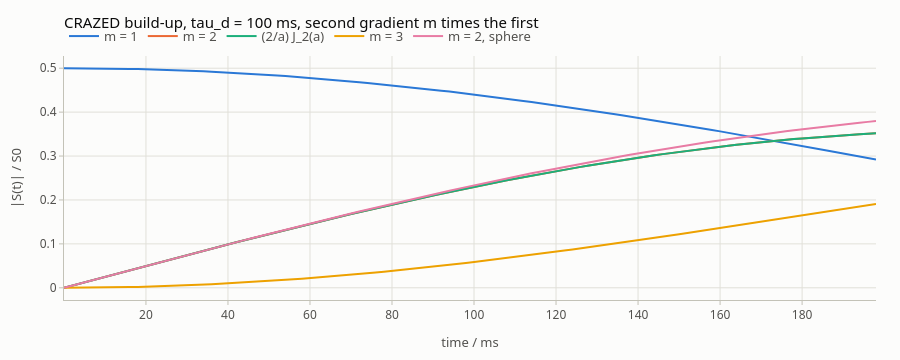

Notebook cell for this chart:
### Code cell
plot_time_series(
    t * 1e3,
    curves + [np.abs(sphere)],
    names=names + ["m = 2, sphere"],
    xlabel="time / ms",
    ylabel="|S(t)| / S0",
    title=f"CRAZED build-up, tau_d = {tau_d * 1e3:.0f} ms, second gradient m times the first",
)
